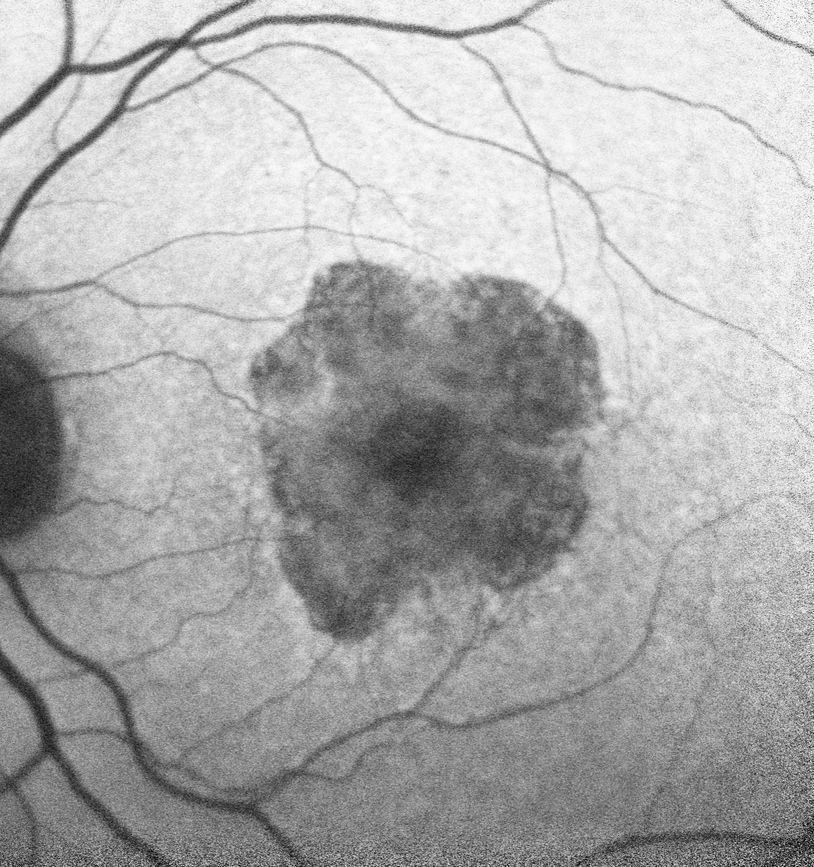
#> input picture retinal_images/BL011.tif, 814 x 867 px, shrunk from 1421 x 1514 before the run
$ python main.py ../retinal_images/BL011.tif ../retinal_images/FU011.tif
#> lines starting #> are read from the running program, lines starting #| are printed output that depends on the picture
### code/registration_by_features.py

import matplotlib.pyplot as plt
import numpy as np
from skimage import transform
import cv2

class RegistrationByFeatures:


    def findFeatures(self, img):
        """
        Find strong features in the image to use for registration
        :param img: retuna image.
        :return: feature points.
        """

        # using ORB
        # orb = cv2.ORB_create()
        # keypoints, descriptors = orb.detectAndCompute(img, None)

        # using SIFT
        sift = cv2.xfeatures2d.SIFT_create()
        keypoints, descriptors = sift.detectAndCompute(img, None)

        # img2 = cv2.drawKeypoints(img, keypoints, img)
        # cv2.imshow('img', img2) # TODO
        # cv2.waitKey() # TODO

        return keypoints, descriptors

    def calcPointBasedReg(self, FUPoints, BLPoints):
        """
        The function returns a 3x3 rigid 2D transformation matrix of the two translations
        and rotations of the given points and pairings.
        The matrix is such that applying it to FUPoints yields the points that
        are closest (least squared distance) to the BLPoints.
        ------------
        Algorithm is taken from page 5 in this article:
        https://igl.ethz.ch/projects/ARAP/svd_rot.pdf
        --------------
        :param BLPoints:
        :param FUPoints:
        :return: rigidReg - a rigid transformation. should use on row vector point.
                            (if want to apply on col vector point: first transpose rigidReg)
        """
        points_num = BLPoints.shape[0]

        # Compute the centroids of both point sets
        centroid_BL = BLPoints.sum(axis=0) / points_num
        centroid_FU = FUPoints.sum(axis=0) / points_num

        # Compute the centered vectors
        centered_BLPoints = BLPoints - centroid_BL
        centered_FUPoints = FUPoints - centroid_FU

        # Compute the d × d covariance matrix
        S = centered_FUPoints.T @ centered_BLPoints

        # Compute SVD of S
        U, sigma, Vt = np.linalg.svd(S)

        # Compute rotation matrix R = VGU^T
        V = Vt.T
        Ut = U.T
        det = np.linalg.det(V @ Ut)

        G = np.zeros((V.shape[1], Ut.shape[0]))
        diagonal = [1] * V.shape[1]
        diagonal[-1] = det
        np.fill_diagonal(G, diagonal)

        R = V @ G @ Ut

        # Compute translation vector
        t = centroid_BL - (R @ centroid_FU)

        # Construct rigidReg = [R(2x2) 0 ; t(1x2) 1]
        # Note I transposed R here, since we work with row vectors while the article
        # works with column vectors

        rigidReg = np.vstack((R.T, t))
        rigidReg = np.concatenate((rigidReg, np.array([[0], [0], [1]])), axis=1)

        return rigidReg

    def ransac(self, x, y, funcFindF, funcDist, minPtNum, iterNum, thDist, thInlrRatio):
        """
        Use RANdom SAmple Consensus to find a fit from X to Y.
        :param x: M*n matrix including n points with dim M
        :param y: N*n matrix including n points with dim N
        :param funcFindF: a function with interface f1 = funcFindF(x1,y1) where:
                    x1 is M*n1
                    y1 is N*n1 n1 >= minPtNum
                    f is an estimated transformation between x1 and y1 - can be of any type
        :param funcDist: a function with interface d = funcDist(x1,y1,f) that uses f returned by funcFindF and returns the
                    distance between <x1 transformed by f> and <y1>. d is 1*n1.
                    For line fitting, it should calculate the distance between the line and the points [x1;y1];
                    For homography, it should project x1 to y2 then calculate the dist between y1 and y2.
        :param minPtNum: the minimum number of points with whom can we find a fit. For line fitting, it's 2. For
                    homography, it's 4.
        :param iterNum: number of iterations (== number of times we draw a random sample from the points
        :param thDist: inlier distance threshold.
        :param thInlrRatio: ROUND(THINLRRATIO*n) is the inlier number threshold
        :return: [f, inlierIdx] where: f is the fit and inlierIdx are the indices of inliers

        transalated from matlab by Adi Szeskin.
        """

        ptNum = len(x)
        thInlr = round(thInlrRatio * ptNum)

        inlrNum = np.zeros([iterNum, 1])
        fLib = np.zeros(shape=(iterNum, 3, 3))

        for i in range(iterNum):
            permut = np.random.permutation(ptNum)
            sampleIdx = permut[range(minPtNum)]
            f1 = funcFindF(x[sampleIdx, :], y[sampleIdx, :])
            dist = funcDist(x, y, f1)
            b = dist <= thDist
            r = np.array(range(len(b)))
            inlier1 = r[b]
            inlrNum[i] = len(inlier1)

            if len(inlier1) < thInlr:
                continue

            fLib[i] = funcFindF(x[inlier1, :], y[inlier1, :])

        idx = inlrNum.tolist().index(max(inlrNum))
        f = fLib[idx]
        dist = funcDist(x, y, f);
        b = dist <= thDist
        r = np.array(range(len(b)))
        inlierIdx = r[b]

        return f, inlierIdx

    def cartesianToHomogeneous(self, Points):
        """
        Convert each point to homogeneous coordinates.
        :param Points: list of row vectors. each vector is a point.
        """
        points_num = Points.shape[0]
        return np.concatenate((Points, np.ones((points_num, 1))), axis=1)

    def calcDist(self, FUPoints, BLPoints, registration_matrix):
        """
        computes the distance of each transformed point from its matching
        point in pixel units.
        :param FUPoints:
        :param BLPoints:
        :param registration_matrix:
        :return:
        """
        homogeneous_BLPoints = self.cartesianToHomogeneous(BLPoints)
        homogeneous_FUPoints = self.cartesianToHomogeneous(FUPoints)

        new_FUPoints = homogeneous_FUPoints @ registration_matrix

        distances = np.sqrt(((homogeneous_BLPoints - new_FUPoints) ** 2).sum(axis=1))

        return distances

    def calcRobustPointBasedReg(self, FUPoints, BLPoints):
        """
        Compute the transformation with unknown outliers in the pairs list.
        :param FUPoints:
        :param BLPoints:
        :return: [f, inlierIdx] where: f is the fit and inlierIdx are the indices of inliers
        """
        f, inlierIdx = self.ransac(x=FUPoints, y=BLPoints, funcFindF=self.calcPointBasedReg, funcDist=self.calcDist,
                                    minPtNum=4, iterNum=200, thDist=20, thInlrRatio=0.1) # 20, 0.1
        return f, inlierIdx

    # [102 lines left out: functions applyTransformation, plot_images, featuresMatching, not called in this run]

    def featuresMatchingKNN(self, kp1, des1, kp2, des2, img1, img2):

        # BFMatcher with default params
        bf = cv2.BFMatcher()
        matches = bf.knnMatch(des1, des2, k=2)

        # Apply ratio test
        good_matches = []
        for m, n in matches:
            if m.distance < 0.75 * n.distance:
                good_matches.append([m])

        # cv2.drawMatchesKnn expects list of lists as matches.
        img3 = np.zeros(img1.shape)
        draw_params = dict(matchColor=(0, 255, 0), singlePointColor=(255, 0, 0), flags=0)
        img3 = cv2.drawMatchesKnn(img1, kp1, img2, kp2, good_matches,  outImg=img3, **draw_params)
        plt.imshow(img3)
        plt.show()

        BLPoints = []
        FUPoints = []
        for m in good_matches:
            BLPoints.append(list(kp1[m[0].queryIdx].pt))
            FUPoints.append(list(kp2[m[0].trainIdx].pt))

        BLPoints = np.array(BLPoints)
        FUPoints = np.array(FUPoints)

        return BLPoints, FUPoints, good_matches

    def doRegistration(self, img_BL, img_FU, ROBUST=True):
        """

        :param img_BL: Baseline image
        :param img_FU: Follow-up image
        :param ROBUST: if ROBUST == True, use RANSAC algorithm for finding the best transformation (RANSAC can handle outliers)
                       else, use the close formula for finding the solution
        :return: the transformed img_FU (registrated according to img_BL)
        """

        # Features detecting
        kp1, des1 = self.findFeatures(img_BL)
        kp2, des2 = self.findFeatures(img_FU)

        # Features matching
        #BLPoints, FUPoints, matches = self.featuresMatching(kp1, des1, kp2, des2, img_BL, img_FU)
        BLPoints, FUPoints, matches = self.featuresMatchingKNN(kp1, des1, kp2, des2, img_BL, img_FU)

        # Calculate registration matrix
        if ROBUST == True:
            registration_matrix, inlier_indx = self.calcRobustPointBasedReg(FUPoints, BLPoints)
            self.plot_images(self.__imgBL, self.__imgFU, BLPoints, FUPoints, inlier_indx)
        else:
            registration_matrix = self.calcPointBasedReg(FUPoints, BLPoints)

        # Registration
        tf_img = self.applyTransformation(img_FU, registration_matrix)

        return tf_img

### code/main.py
from registration_by_features import RegistrationByFeatures
from registration_by_intensity import RegistrationByIntensity

import matplotlib.pyplot as plt
import sys
import cv2

ARGS_NUM = 2

def rgb2gray(rgb):
    """
    Convert the given RGB image to a graysclae image.
    """
    r, g, b = rgb[:, :, 0], rgb[:, :, 1], rgb[:, :, 2]
    gray = 0.2989 * r + 0.5870 * g + 0.1140 * b

    return gray

def display_result(img_BL, tf_img):
    """

    :param img_BL: Baseline image
    :param tf_img: FU transformed image
    """
    # both images (overlaid)
    plt.figure(figsize=(10, 10))
    plt.title('BL & transformed FU', fontsize=25)
    plt.imshow(img_BL, "gray")
    plt.imshow(tf_img, alpha=0.4)
    plt.show()

    # BL image
    plt.figure(figsize=(10, 10))
    plt.title('BL', fontsize=25)
    plt.imshow(img_BL, "gray")
    plt.show()

    # transformed image
    plt.figure(figsize=(10, 10))
    plt.title('transformed FU', fontsize=25)
    plt.imshow(tf_img, "gray")
    plt.show()


if __name__ == '__main__':

    if len(sys.argv)-1 != ARGS_NUM:
        raise Exception("Enter the paths to the Baseline and Follow-up images")

    # Load images as grayscale images

    img_BL_path = sys.argv[1]
    img_FU_path = sys.argv[2]

    img_BL = cv2.imread(img_BL_path, cv2.IMREAD_GRAYSCALE)
#> img_BL is the input picture: shape (867, 814); min 0, max 255, mean 172.2
    img_FU = cv2.imread(img_FU_path, cv2.IMREAD_GRAYSCALE)
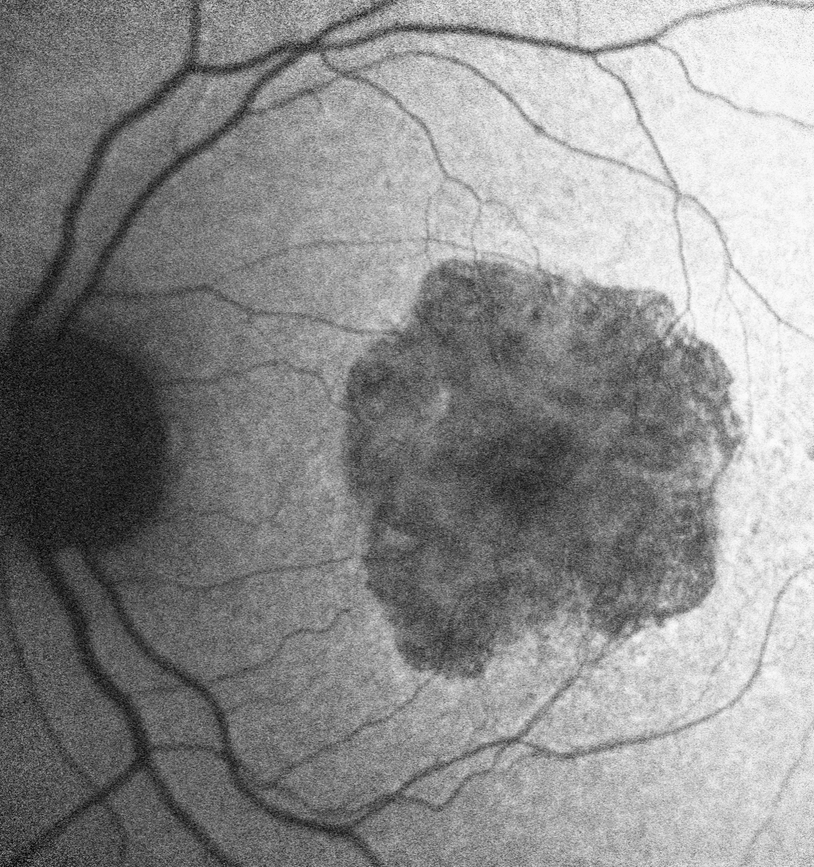
#> input picture retinal_images/FU011.tif, 814 x 867 px, shrunk from 1402 x 1493 before the run
#> img_FU is the input picture: shape (867, 814); min 0, max 254, mean 140.1

    if img_BL is None or img_FU is None:
        raise Exception("Please verify that the given paths are valid")

    # First Algorithm

    regByFeatures = RegistrationByFeatures()
    transformed_FU = regByFeatures.doRegistration(img_BL, img_FU)
#> in findFeatures, `keypoints, descriptors = sift.detectAndCompute(img, None)`: keypoints = 1795 keypoints; strongest (x, y, size): (65, 70, 11.3), (448, 437, 193.4), (233, 8, 6.4), (512, 21, 8)
#> in doRegistration, `kp1, des1 = self.findFeatures(img_BL)`: kp1 has the same summary as keypoints in findFeatures
#> in findFeatures (call 2), `keypoints, descriptors = sift.detectAndCompute(img, None)`: keypoints = 2924 keypoints; strongest (x, y, size): (546, 459, 199.2), (649, 40, 8.2), (469, 30, 8.9), (559, 45, 6.7)
#> in doRegistration, `kp2, des2 = self.findFeatures(img_FU)`: kp2 has the same summary as keypoints in findFeatures
#> in featuresMatchingKNN, `matches = bf.knnMatch(des1, des2, k=2)`: matches = 1795 matches
#> after the loop in featuresMatchingKNN, `for m, n in matches:`: good_matches = 37 matches
#> in featuresMatchingKNN, `img3 = cv2.drawMatchesKnn(img1, kp1, img2, kp2, good_matches,  outImg=..`:
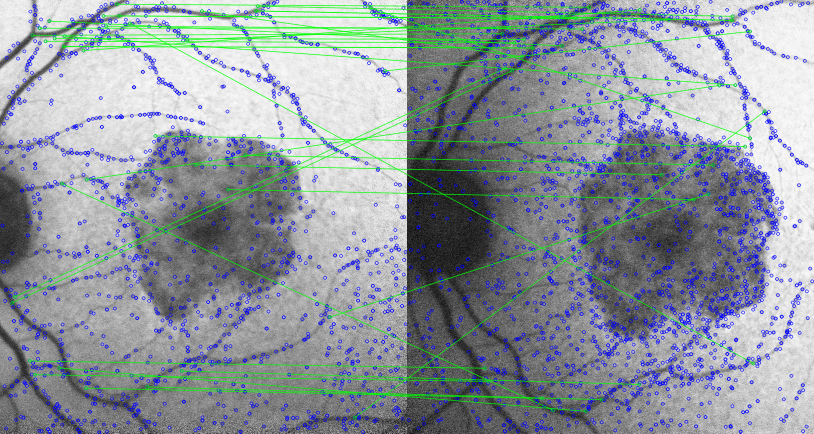
#> img3: shape (867, 1628, 3) (shown at 1/2 size); mean of channels 0, 1, 2 157.1, 150.7, 142.2; drawn as B, G, R
#> the loop in featuresMatchingKNN, `for m in good_matches:` made 37 passes
#> after the loop in featuresMatchingKNN, `for m in good_matches:`: BLPoints = 37 pairs, first value 24.08 to 769.6, second value 7.94 to 834.9; FUPoints = 37 pairs, first value 155.2 to 714.9, second value 13.99 to 822.1
#> in doRegistration, `BLPoints, FUPoints, matches = self.featuresMatchingKNN(kp1, des1, kp2,..`: matches = 37 matches
#> in ransac, `ptNum = len(x)`: ptNum = 37
#> in ransac, `thInlr = round(thInlrRatio * ptNum)`: thInlr = 4
#> the loop in ransac, `for i in range(iterNum):` made 200 passes
#> sampleIdx on passes 3, 6, 9: [25, 30, 10, 22], [17, 20, 4, 0], [2, 1, 12, 36]
#> (the run stopped early here; a loop or call above may not have finished)
